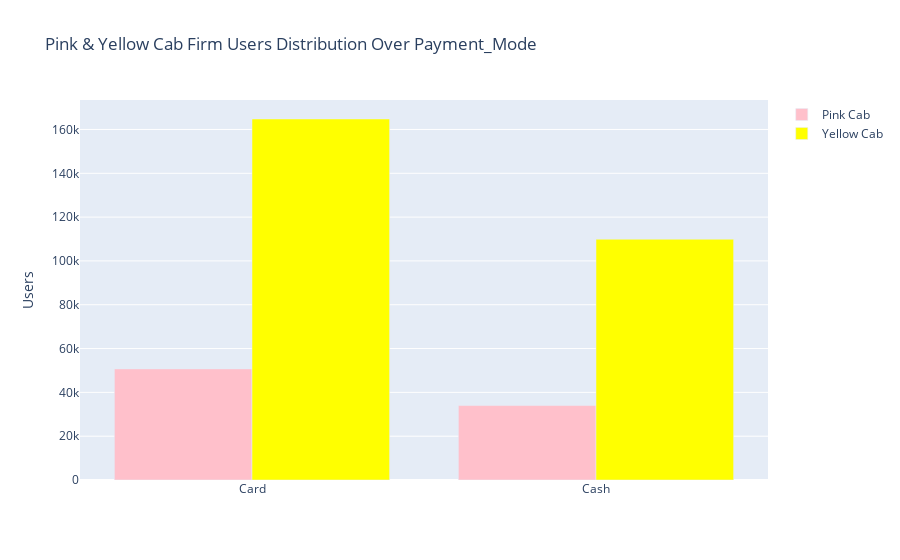

The notebook cell this image was saved under:
### Markdown cell above
# ***which payment method used more across users in pink and yellow cab?***

*histogram indicaties that both yellow and pink cab credit card is the most payment_mode usres used it to pay to the company*

### Code cell
data_1 = Pink_CabData.groupby("Payment_Mode").count()
data_2 = Yellow_CabData.groupby("Payment_Mode").count()

fig = go.Figure()
fig.add_trace(go.Bar(
                    x=data_1.index,
                    y=data_1['Users'],
                    name='Pink Cab',
                    marker_color='pink' 
                    ))            
fig.add_trace(go.Bar(
                    x=data_2.index,
                    y=data_2['Users'],
                    name='Yellow Cab',
                    marker_color='Yellow'
                    ))
fig.update_layout(
    yaxis_title="Users",
    title="Pink & Yellow Cab Firm Users Distribution Over Payment_Mode" )

### Figure 1 — Plotly figure (JSON) as saved in the notebook; plotly's stock layout.template omitted (floating-point values rounded to 4 significant figures)
{"data": [{"marker": {"color": "pink"}, "name": "Pink Cab", "type": "bar", "x": ["Card", "Cash"], "y": [50719, 33992]}, {"marker": {"color": "Yellow"}, "name": "Yellow Cab", "type": "bar", "x": ["Card", "Cash"], "y": [164785, 109896]}], "layout": {"title": {"text": "Pink & Yellow Cab Firm Users Distribution Over Payment_Mode"}, "yaxis": {"title": {"text": "Users"}}}}
